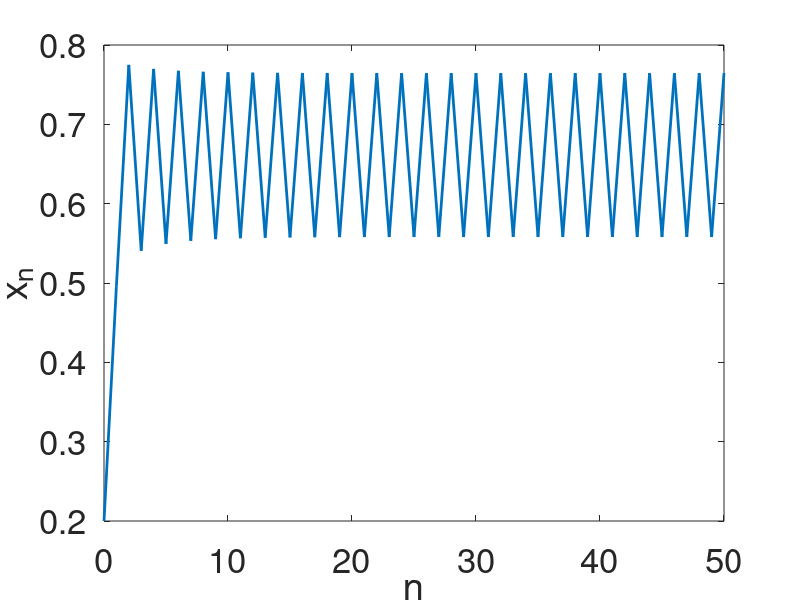

This chart was generated by the following MATLAB code:
% Prog_06a.m: The logistic map. 
mu=3.1;          % For case (iv).
x=0.2;         % Initially tank is one-fifth full.
xs=zeros(1,51);
xs(1)=x;
for i=1:50
    x=mu*x*(1-x);
    xs(i+1)=x;
end
plot(0:50,xs,'LineWidth',2)
xlabel('n')
ylabel('x_n')
set(gca,'FontSize',25)
